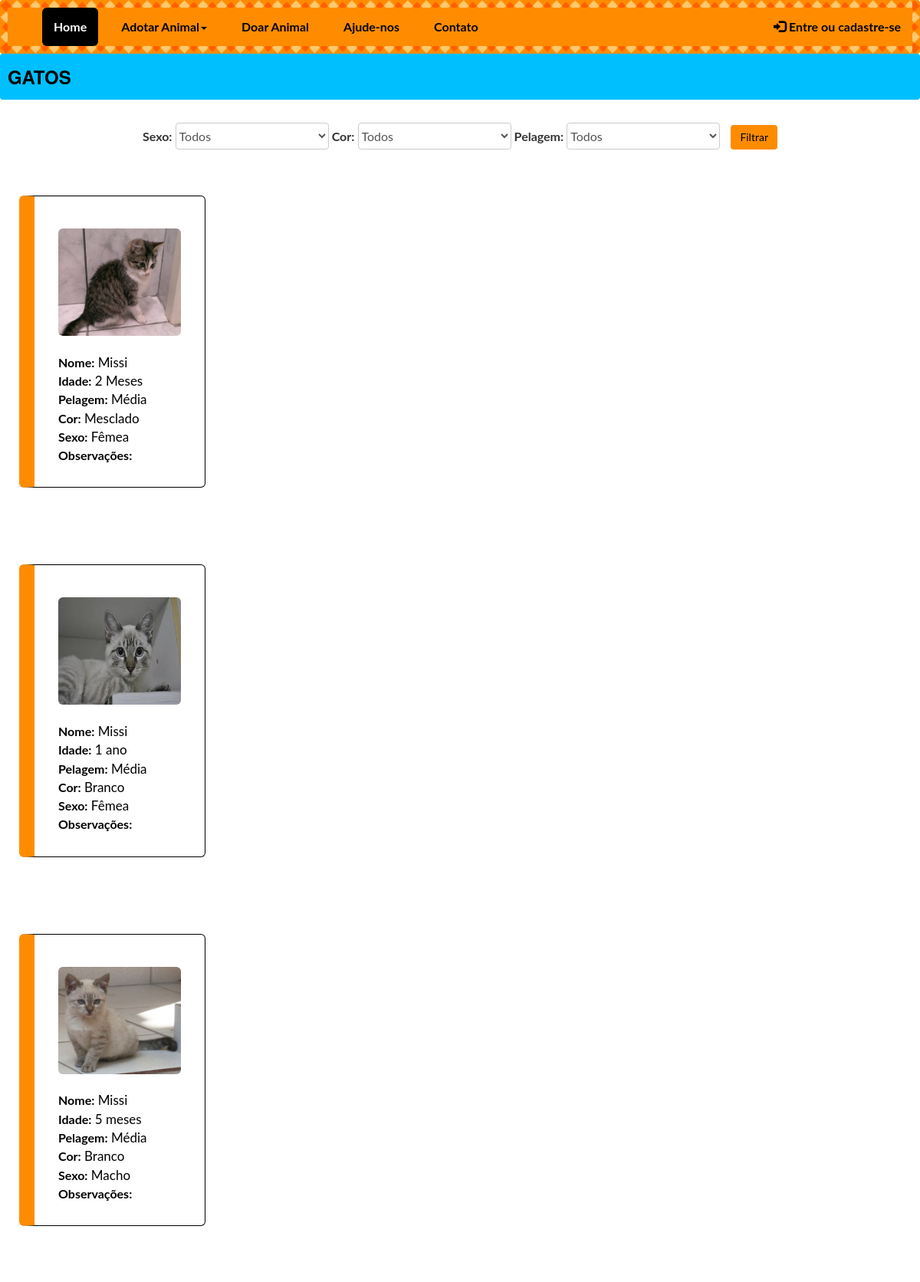
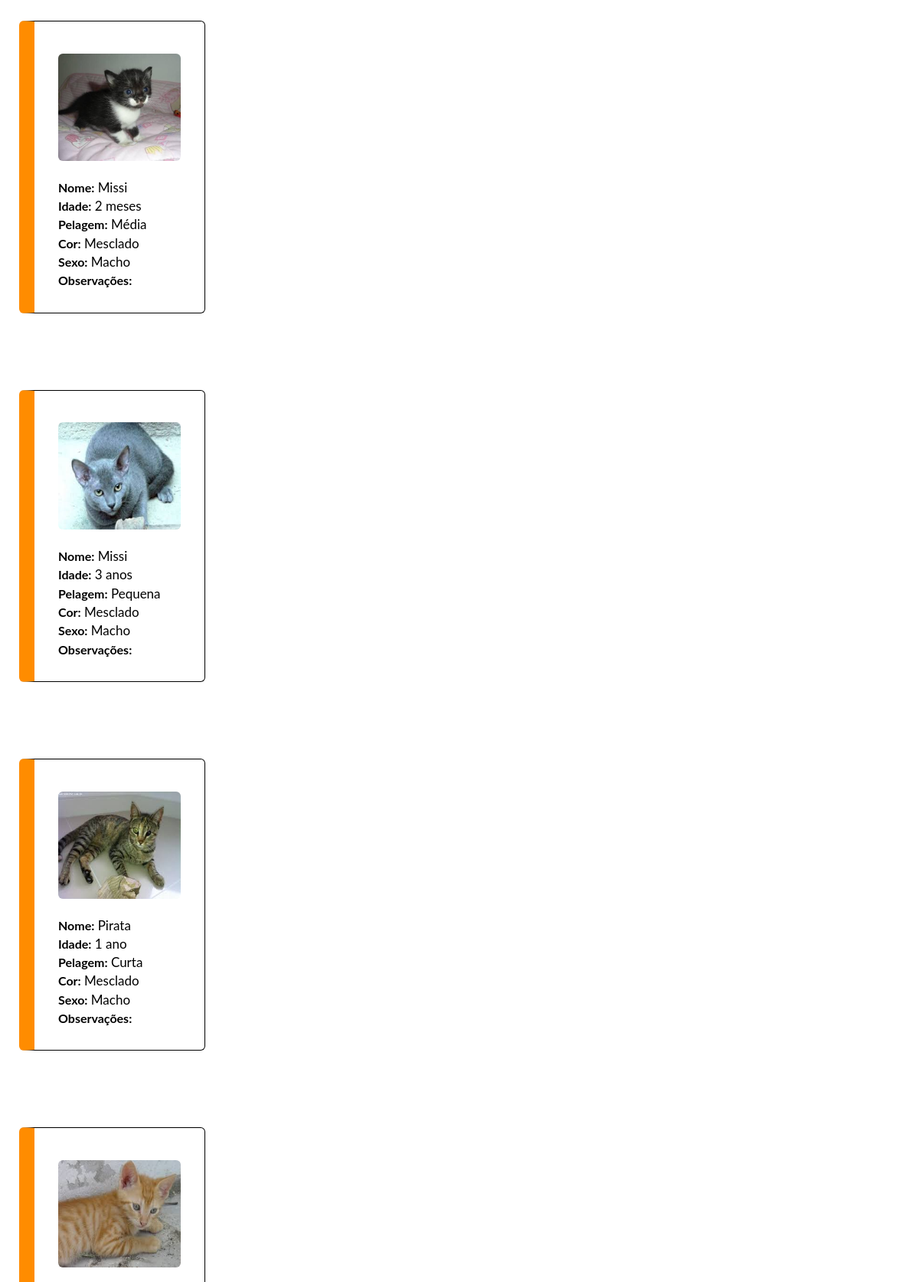
Page /adotaCat.php (upper part) on the committed database (2 pictures, top to bottom).
### tables this page shows
CREATE TABLE `animais` (
  `idanimais` int(11) NOT NULL,
  `nome_animal` varchar(45) NOT NULL,
  `idade_animal` varchar(20) NOT NULL,
  `pelagem_animal` varchar(45) NOT NULL,
  `cor_animal` varchar(45) NOT NULL,
  `tipo_animal` varchar(45) NOT NULL,
  `observacoes` varchar(200) NOT NULL,
  `ativo` int(11) NOT NULL,
  `foto` varchar(255) NOT NULL,
  `sexo` varchar(20) NOT NULL,
  `usuario_idusuario` int(11) NOT NULL
);

### adotaCat.php (the view, shortened to what this page needs)
<?php
include("cabecalhoGeral.php");
include ('menuGeral.php');
include("conexao.php");
?>
<div class="barra" >
<h3 align="left">GATOS</h3>
</div>
<center>
<div class="container-fluid">
	<label>Sexo:</label>
	<select class="selecionar">
	<option>Todos</option>
	</select>
	<label>Cor:</label>
	<select class="selecionar">
	<option>Todos</option>
	</select>
	<label>Pelagem:</label>
	<select class="selecionar">
	<option>Todos</option>
	</select>
	<input type="submit" class="btn btn-default filtroAdocao" value="Filtrar">
</div>
</center>
<?php
$comando="SELECT * FROM animais WHERE tipo_animal='Gato' ";
$resultado=mysqli_query($conexao,$comando);
$animais=array();
while($guardaAnimais=mysqli_fetch_assoc($resultado)){
	array_push($animais,$guardaAnimais);
}
foreach($animais as $cadaAnimal){
?>
<table><tr><td>
<div class="container text-center">
  <div class="row">
	<div class="col-sm-3">
      <div class="wellX">
    <br>
		<img class="img-rounded" src="img/cats/<?php echo $cadaAnimal['foto'];?>"><br><br>
		<p align="justify" class="pDogs"><b>Nome:</b> <?php echo $cadaAnimal['nome_animal'];?><br>
		<b>Idade:</b> <?php echo $cadaAnimal['idade_animal'];?><br>
		<b>Pelagem:</b> <?php echo $cadaAnimal['pelagem_animal'];?><br>
		<b>Cor:</b> <?php echo $cadaAnimal['cor_animal'];?><br>
		<b>Sexo:</b> <?php echo $cadaAnimal['sexo'];?><br>
		<b>Observações:</b> <?php echo $cadaAnimal['observacoes'];?>
	</p>
     </div>
    </div>
    </div>
  </div>
</div></td>
</tr>
<?php
}
?>
</table>
<?php
include("rodapeGeral.php");
?>

### cabecalhoGeral.php (shortened to what this page needs)
<!DOCTYPE html>
<html lang="en">
<head>
  <link rel="stylesheet" href="https://maxcdn.bootstrapcdn.com/bootstrap/3.3.7/css/bootstrap.min.css">
  <link href="css/style.css" rel="stylesheet">
</head>
</html>

### menuGeral.php (shortened to what this page needs)
<?php
include ("cabecalhoGeral.php");
?>
<nav class="navbar navbar-inverse">
  <div class="container-fluid">
    <div class="navbar-header">
      <a class="navbar-brand" ></a>
    </div>
    <ul class="nav navbar-nav">
      <li class="active"><a href="index.php">Home</a></li>
	  <li class="dropdown">
	  <a class="dropdown-toggle" data-toggle="dropdown" href="#">Adotar Animal<span class="caret"></span></a>
      </li>
	  <li> <a href="#" onclick="funcaoAlert()" >Doar Animal</a> </li>
      <li><a href="formAjudenos.php">Ajude-nos</a></li>
	  <li><a href="formContato.php">Contato</a></li>
    </ul>
    <ul class="nav navbar-nav navbar-right">
      <li>
	  <a href="login.php"><span class="glyphicon glyphicon-log-in"></span> Entre ou cadastre-se</a>
	  </li>
    </ul>
  </div>
</nav>

### rodapeGeral.php (shortened to what this page needs)
</body>
</html>

### css/style.css (style rules this page uses)
* { font-family: 'Lato', 'Helvetica Neue', Helvetica, Arial, sans-serif; font-size:16px; }
.navbar { margin-bottom: 0; border-radius: 4px; background-color:#ff8c00; font-weight:bold; padding:0px; border: 10px solid transparent; border-image: url(border.png) 23% round; }
.navbar-inverse .navbar-nav>li>a { color: #000; margin-left:15px; }
.navbar-inverse .navbar-brand { margin-top:-2; }
.navbar-inverse .navbar-nav>.active>a, .navbar-inverse .navbar-nav>.active>a:focus, .navbar-inverse .navbar-nav>.active>a:hover { color: #fff; border-radius: 6px; background-color: #000; width: auto; height: auto; }
.barra { background-color:#00bfff; height:60px; padding-top:17px; padding-left:10px; border-radius:4px; }
h1,h2,h3,h4 { margin-top:0px; color:#000; font-weight:bold; font-family: "Montserrat", "Helvetica Neue", Helvetica, Arial, sans-serif; text-transform: uppercase; font-weight: 700; }
p { font-size:17px; color:#000; }
.btn-default { color: #000; background-color: #ff8c00; border-color: #ff8c00; }
.btn { display: inline-block; padding: 6px 12px; margin-top: 8px; font-weight: 400; line-height: 1.42857143; text-align: center; white-space: nowrap; vertical-align: middle; background-image: none; border:none; }
.wellX { min-height: 20px; padding: 19px; margin-bottom: 20px; background-color: #fff; border: 1px solid #000; border-radius: 6px; -webkit-box-shadow: inset 0 1px 1px rgba(0,0,0,.05); box-shadow: inset 0 1px 1px rgba(0,0,0,.05); margin-top:50px; margin-bottom:50px; margin-left:10px; margin-right:10px; border-left: 20px solid #ff8c00; }
.img-rounded { width:160px; height:140px; }
.pDogs { margin-left:12px; }
.selecionar { width:200px; border-radius:4px; border:solid 2px; height:35px; line-height: 1.42857143; color: #555; background-color: #fff; background-image: none; border: 1px solid #ccc; margin-bottom:10px; margin-top:10px; }
.filtroAdocao { margin-left:10px; margin-bottom:10px; }

### rows in the picture
animais: foto (picture), nome_animal "Missi", idade_animal "2 Meses", pelagem_animal "Média", cor_animal "Mesclado", sexo "Fêmea"
animais: foto (picture), nome_animal "Missi", idade_animal "1 ano", pelagem_animal "Média", cor_animal "Branco", sexo "Fêmea"
animais: foto (picture), nome_animal "Missi", idade_animal "5 meses", pelagem_animal "Média", cor_animal "Branco", sexo "Macho"
animais: foto (picture), nome_animal "Missi", idade_animal "2 meses", pelagem_animal "Média", cor_animal "Mesclado", sexo "Macho"
animais: foto (picture), nome_animal "Missi", idade_animal "3 anos", pelagem_animal "Pequena", cor_animal "Mesclado", sexo "Macho"
animais: foto (picture), nome_animal "Pirata", idade_animal "1 ano", pelagem_animal "Curta", cor_animal "Mesclado", sexo "Macho"
animais: foto (picture)
